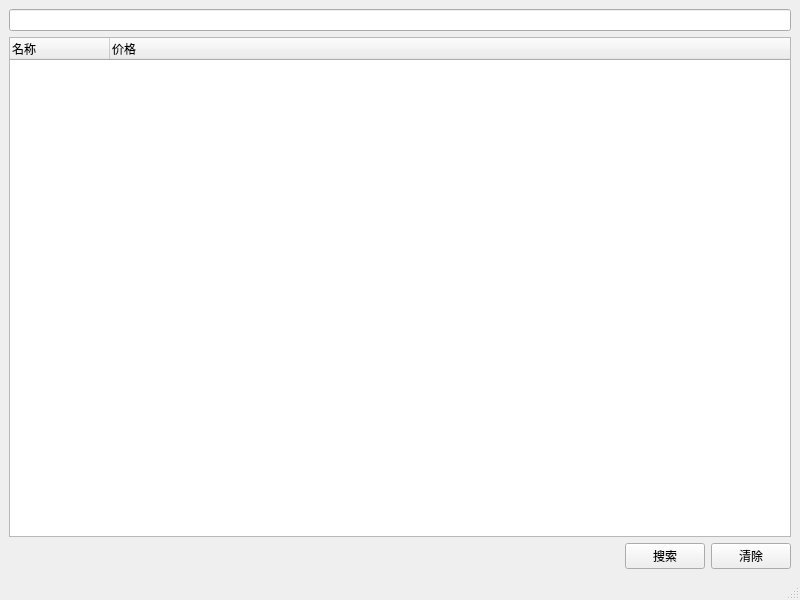
<?xml version="1.0" encoding="UTF-8"?>
<ui version="4.0">
 <class>MainWindow</class>
 <widget class="QMainWindow" name="MainWindow">
  <property name="geometry">
   <rect>
    <x>0</x>
    <y>0</y>
    <width>800</width>
    <height>600</height>
   </rect>
  </property>
  <property name="windowTitle">
   <string>MainWindow</string>
  </property>
  <widget class="QWidget" name="centralwidget">
   <layout class="QGridLayout" name="gridLayout">
    <item row="0" column="0">
     <layout class="QVBoxLayout" name="verticalLayout">
      <item>
       <widget class="QLineEdit" name="lineEdit"/>
      </item>
      <item>
       <widget class="QTreeWidget" name="treeWidget">
        <column>
         <property name="text">
          <string>名称</string>
         </property>
        </column>
        <column>
         <property name="text">
          <string>价格</string>
         </property>
        </column>
       </widget>
      </item>
      <item>
       <layout class="QHBoxLayout" name="horizontalLayout">
        <item>
         <spacer name="horizontalSpacer">
          <property name="orientation">
           <enum>Qt::Horizontal</enum>
          </property>
          <property name="sizeHint" stdset="0">
           <size>
            <width>40</width>
            <height>20</height>
           </size>
          </property>
         </spacer>
        </item>
        <item>
         <widget class="QPushButton" name="pushButton_2">
          <property name="text">
           <string>搜索</string>
          </property>
         </widget>
        </item>
        <item>
         <widget class="QPushButton" name="pushButton">
          <property name="text">
           <string>清除</string>
          </property>
         </widget>
        </item>
       </layout>
      </item>
     </layout>
    </item>
   </layout>
  </widget>
  <widget class="QMenuBar" name="menubar">
   <property name="geometry">
    <rect>
     <x>0</x>
     <y>0</y>
     <width>800</width>
     <height>23</height>
    </rect>
   </property>
  </widget>
  <widget class="QStatusBar" name="statusbar"/>
 </widget>
 <resources>
  <include location="Resource.qrc"/>
 </resources>
 <connections/>
</ui>
